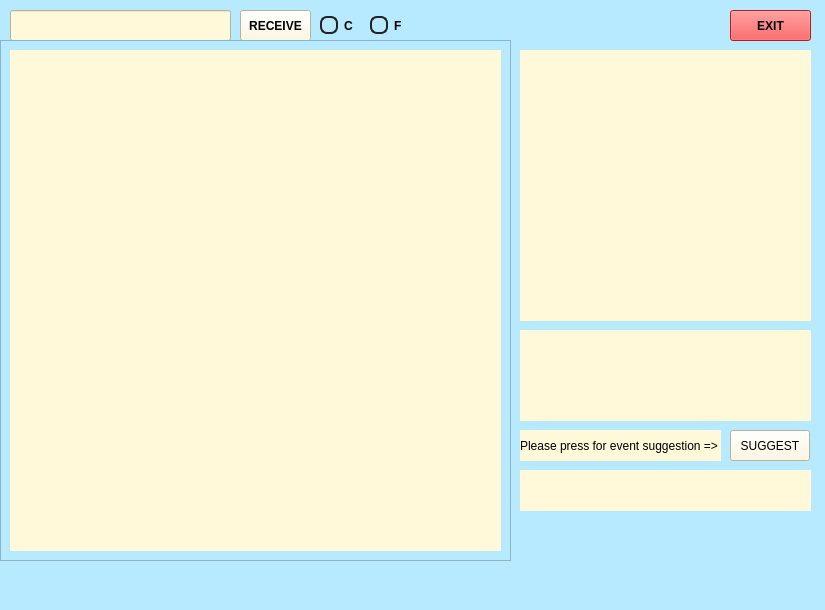
<?xml version="1.0" encoding="UTF-8"?>
<ui version="4.0">
 <class>havadurumu</class>
 <widget class="QMainWindow" name="havadurumu">
  <property name="geometry">
   <rect>
    <x>0</x>
    <y>0</y>
    <width>825</width>
    <height>610</height>
   </rect>
  </property>
  <property name="windowTitle">
   <string>havadurumu</string>
  </property>
  <property name="styleSheet">
   <string notr="true">background-color: rgb(183, 233, 255);


</string>
  </property>
  <widget class="QWidget" name="centralwidget">
   <widget class="QLineEdit" name="cityLineEdit">
    <property name="geometry">
     <rect>
      <x>10</x>
      <y>10</y>
      <width>221</width>
      <height>31</height>
     </rect>
    </property>
    <property name="focusPolicy">
     <enum>Qt::FocusPolicy::StrongFocus</enum>
    </property>
    <property name="styleSheet">
     <string notr="true">color: black;
background-color: rgb(255, 249, 217);</string>
    </property>
    <property name="text">
     <string/>
    </property>
   </widget>
   <widget class="QRadioButton" name="CelciusButton">
    <property name="geometry">
     <rect>
      <x>320</x>
      <y>10</y>
      <width>41</width>
      <height>31</height>
     </rect>
    </property>
    <property name="styleSheet">
     <string notr="true">QRadioButton {
    color: black; 
    font-weight: bold;
}

QRadioButton::indicator {
    width: 14px;
    height: 14px;
    border-radius: 7px;               
    border: 2px solid #222;           
    color: black;
    background-color: rgb(183, 233, 255);
}

QRadioButton::indicator:checked {
    background-color:#888888;          
    border: 2px solid #000;          
}
</string>
    </property>
    <property name="text">
     <string>C</string>
    </property>
   </widget>
   <widget class="QRadioButton" name="FahreneitButton">
    <property name="geometry">
     <rect>
      <x>370</x>
      <y>10</y>
      <width>41</width>
      <height>31</height>
     </rect>
    </property>
    <property name="styleSheet">
     <string notr="true">QRadioButton {
    color: black; 
    font-weight: bold;
}

QRadioButton::indicator {
    width: 14px;
    height: 14px;
    border-radius: 7px;               
    border: 2px solid #222;           
    color: black;
    background-color: rgb(183, 233, 255);
}

QRadioButton::indicator:checked {
    background-color:#888888;          
    border: 2px solid #000;          
}</string>
    </property>
    <property name="text">
     <string>F</string>
    </property>
   </widget>
   <widget class="QPushButton" name="fetchButton">
    <property name="geometry">
     <rect>
      <x>240</x>
      <y>10</y>
      <width>71</width>
      <height>31</height>
     </rect>
    </property>
    <property name="styleSheet">
     <string notr="true">color: black;
background-color: rgb(255, 249, 217);
 font-weight: bold;</string>
    </property>
    <property name="text">
     <string>RECEIVE</string>
    </property>
   </widget>
   <widget class="QScrollArea" name="resultScrollArea">
    <property name="geometry">
     <rect>
      <x>0</x>
      <y>40</y>
      <width>511</width>
      <height>521</height>
     </rect>
    </property>
    <property name="sizeAdjustPolicy">
     <enum>QAbstractScrollArea::SizeAdjustPolicy::AdjustToContents</enum>
    </property>
    <property name="widgetResizable">
     <bool>true</bool>
    </property>
    <widget class="QWidget" name="scrollAreaWidgetContents">
     <property name="geometry">
      <rect>
       <x>0</x>
       <y>0</y>
       <width>509</width>
       <height>519</height>
      </rect>
     </property>
     <layout class="QVBoxLayout" name="verticalLayout">
      <item>
       <widget class="QLabel" name="resultLabel">
        <property name="sizePolicy">
         <sizepolicy hsizetype="Preferred" vsizetype="MinimumExpanding">
          <horstretch>0</horstretch>
          <verstretch>0</verstretch>
         </sizepolicy>
        </property>
        <property name="mouseTracking">
         <bool>true</bool>
        </property>
        <property name="styleSheet">
         <string notr="true">color: black;
background-color: rgb(255, 249, 217);


</string>
        </property>
        <property name="text">
         <string/>
        </property>
        <property name="textFormat">
         <enum>Qt::TextFormat::RichText</enum>
        </property>
        <property name="wordWrap">
         <bool>true</bool>
        </property>
       </widget>
      </item>
     </layout>
    </widget>
   </widget>
   <widget class="QPushButton" name="exitButton">
    <property name="geometry">
     <rect>
      <x>730</x>
      <y>10</y>
      <width>81</width>
      <height>31</height>
     </rect>
    </property>
    <property name="styleSheet">
     <string notr="true">color: black;
background-color: rgb(255, 39, 39);
 font-weight: bold;</string>
    </property>
    <property name="text">
     <string>EXIT</string>
    </property>
   </widget>
   <widget class="QLabel" name="weatherImageLabel">
    <property name="geometry">
     <rect>
      <x>520</x>
      <y>50</y>
      <width>291</width>
      <height>271</height>
     </rect>
    </property>
    <property name="styleSheet">
     <string notr="true">color: black;
background-color: rgb(255, 249, 217);</string>
    </property>
    <property name="text">
     <string/>
    </property>
   </widget>
   <widget class="QLabel" name="weatherInfoLabel">
    <property name="geometry">
     <rect>
      <x>520</x>
      <y>330</y>
      <width>291</width>
      <height>91</height>
     </rect>
    </property>
    <property name="styleSheet">
     <string notr="true">color: black;
background-color: rgb(255, 249, 217);</string>
    </property>
    <property name="text">
     <string/>
    </property>
   </widget>
   <widget class="QPushButton" name="suggestionButton">
    <property name="geometry">
     <rect>
      <x>730</x>
      <y>430</y>
      <width>80</width>
      <height>31</height>
     </rect>
    </property>
    <property name="styleSheet">
     <string notr="true">color: black;
background-color: rgb(255, 249, 217);</string>
    </property>
    <property name="text">
     <string>SUGGEST</string>
    </property>
   </widget>
   <widget class="QLabel" name="suggestionLabel">
    <property name="geometry">
     <rect>
      <x>520</x>
      <y>470</y>
      <width>291</width>
      <height>41</height>
     </rect>
    </property>
    <property name="styleSheet">
     <string notr="true">color: black;
background-color: rgb(255, 249, 217);</string>
    </property>
    <property name="text">
     <string/>
    </property>
   </widget>
   <widget class="QLabel" name="suggestionLabel_2">
    <property name="geometry">
     <rect>
      <x>520</x>
      <y>430</y>
      <width>201</width>
      <height>31</height>
     </rect>
    </property>
    <property name="styleSheet">
     <string notr="true">color: black;
background-color: rgb(255, 249, 217);</string>
    </property>
    <property name="text">
     <string>Please press for event suggestion =&gt;</string>
    </property>
   </widget>
  </widget>
  <widget class="QMenuBar" name="menubar">
   <property name="geometry">
    <rect>
     <x>0</x>
     <y>0</y>
     <width>825</width>
     <height>21</height>
    </rect>
   </property>
  </widget>
  <widget class="QStatusBar" name="statusbar"/>
 </widget>
 <resources/>
 <connections/>
</ui>
